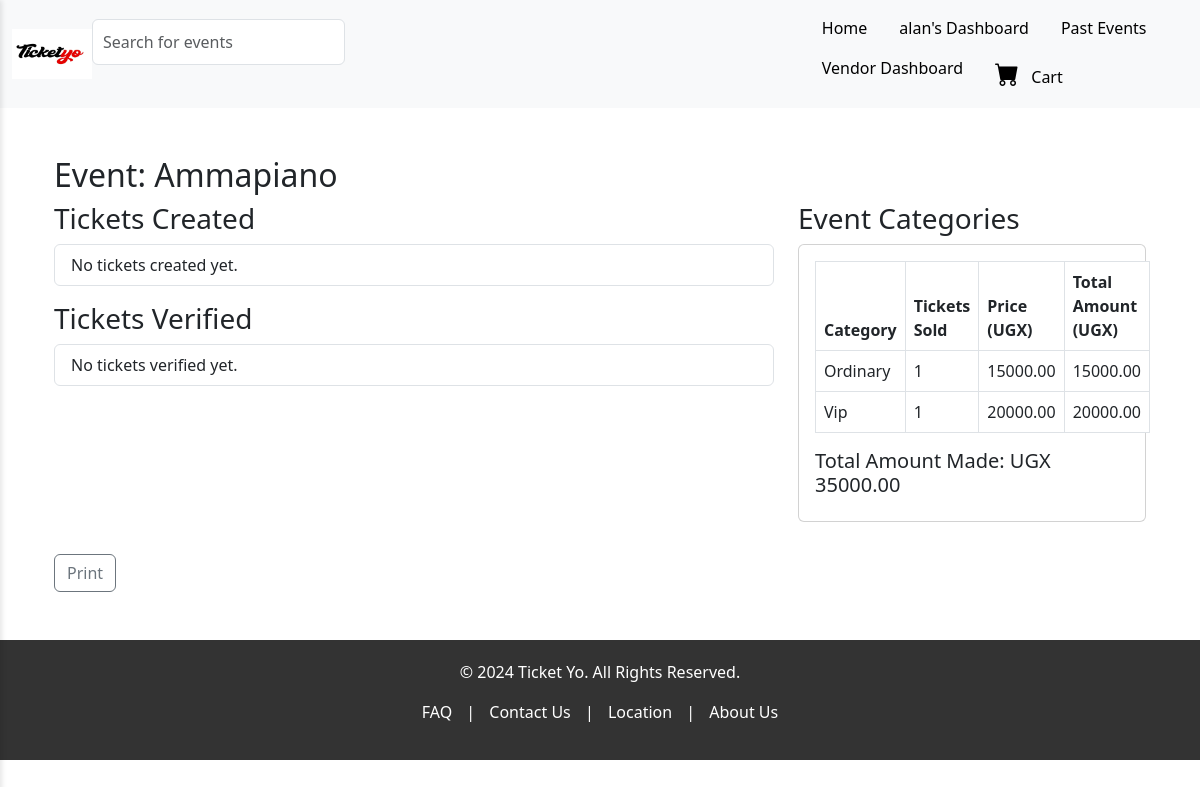
Page /pos/event_detail/3/ (signed in) on the committed database.
### accounts/models.py (models this page shows, shortened)
class User(AbstractBaseUser, PermissionsMixin):
    username = models.CharField(max_length=30, unique=True)
    email = models.EmailField(unique=True)
    first_name = models.CharField(max_length=30)
    last_name = models.CharField(max_length=30)
    storename = models.CharField(max_length=50, blank=True, null=True)  # Vendor only
    store_phone = models.CharField(max_length=15, blank=True, null=True)  # Vendor only
    assigned_events = models.ManyToManyField('events.Event', related_name='assigned_agents', blank=True)  # POSAgent only
    is_verified = models.BooleanField(default=False)  # Customer-specific
    verification_code = models.CharField(max_length=6, blank=True, null=True)
    verification_code_created_at = models.DateTimeField(null=True, blank=True)
    is_superuser = models.BooleanField(default=False)
    is_staff = models.BooleanField(default=False)
    is_vendor = models.BooleanField(default=False)
    is_customer = models.BooleanField(default=False)
    is_posagent = models.BooleanField(default=False)
    is_active = models.BooleanField(default=True)
    objects = UserManager()
    USERNAME_FIELD = 'username'
    REQUIRED_FIELDS = ['email', 'first_name', 'last_name']

### events/models.py (models this page shows, shortened)
class Event(models.Model):
    STATUS_CHOICES = [
        ('pending', 'Pending'),
        ('approved', 'Approved'),
        ('rejected', 'Rejected'),
    ]
    user = models.ForeignKey(settings.AUTH_USER_MODEL, on_delete=models.CASCADE, related_name='events')
    poster = models.ImageField(upload_to='event_posters/')
    title = models.CharField(max_length=200)
    description = models.TextField()
    category = models.CharField(max_length=100)
    start_date = models.DateTimeField()
    end_date = models.DateTimeField(null=True, blank=True)
    venue_name = models.CharField(max_length=100)
    regular_price = models.DecimalField(max_digits=10, decimal_places=2)
    sale_price = models.DecimalField(max_digits=10, decimal_places=2, null=True, blank=True)
    tickets_available = models.PositiveIntegerField(null=True, blank=True)
    tickets_sold = models.PositiveIntegerField(default=0)
    status = models.CharField(max_length=10, choices=STATUS_CHOICES, default='pending')
    adminaction = models.ForeignKey(settings.AUTH_USER_MODEL, on_delete=models.SET_NULL, null=True, blank=True, editable=False)

class TicketCategory(models.Model):
    event = models.ForeignKey(Event, on_delete=models.CASCADE, related_name='ticket_categories')  # Mandatory, linked to Event
    category_title = models.CharField(max_length=100)  # Required field
    category_price = models.DecimalField(max_digits=10, decimal_places=2)  # Required field
    category_tickets_available = models.PositiveIntegerField()  # Required field
    category_tickets_sold = models.PositiveIntegerField(default=0)  # New field to track tickets sold in this category

### pos/views.py (the view)
# urls.py: path('event_detail/<int:event_id>/', pos_event_detail, name='pos_event_detail'),
@login_required
def pos_event_detail(request, event_id):
    event = Event.objects.get(id=event_id)
    tickets_created = []
    tickets_verified = []
    event_categories = event.ticket_categories.all()
    total_amount = 0
    for category in event_categories:
        category.total_amount = category.category_tickets_sold * category.category_price
        total_amount += category.total_amount
    context = {
        'event': event,
        'tickets_created': tickets_created,
        'tickets_verified': tickets_verified,
        'event_categories': event_categories,
        'total_amount': total_amount,
    }
    return render(request, 'pos/event_detail.html', context)

### templates/pos/event_detail.html (shortened to what this page needs)
{% extends 'frontend/base.html' %}
{% block content %}
<div class="container mt-5">
    <h2>Event: {{ event.title }}</h2>
    <div class="row">
        <div class="col-md-8">
            <h3>Tickets Created</h3>
            <ul class="list-group mb-3">
                {% for ticket in tickets_created %}
                <li class="list-group-item">{{ ticket }}</li>
                {% empty %}
                <li class="list-group-item">No tickets created yet.</li>
                {% endfor %}
            </ul>
            <h3>Tickets Verified</h3>
            <ul class="list-group">
                {% for ticket in tickets_verified %}
                <li class="list-group-item">{{ ticket }}</li>
                {% empty %}
                <li class="list-group-item">No tickets verified yet.</li>
                {% endfor %}
            </ul>
        </div>
        <div class="col-md-4">
            <h3>Event Categories</h3>
            <div class="card mb-3">
                <div class="card-body">
                    <table class="table table-bordered table-hover">
                        <thead class="thead-light">
                            <tr>
                                <th>Category</th>
                                <th>Tickets Sold</th>
                                <th>Price (UGX)</th>
                                <th>Total Amount (UGX)</th>
                            </tr>
                        </thead>
                        <tbody>
                            {% for category in event_categories %}
                            <tr>
                                <td>{{ category.category_title }}</td>
                                <td>{{ category.category_tickets_sold }}</td>
                                <td>{{ category.category_price }}</td>
                                <td>{{ category.total_amount }}</td>
                            </tr>
                            {% empty %}
                            <tr>
                                <td colspan="4" class="text-center">No categories available.</td>
                            </tr>
                            {% endfor %}
                        </tbody>
                    </table>
                    <h5>Total Amount Made: UGX {{ total_amount }}</h5>
                </div>
            </div>
        </div>
    </div>
    <a href="#" class="btn btn-outline-secondary mt-3" onclick="printPage()">Print</a>
</div>
{% endblock %}

### templates/frontend/base.html (shortened to what this page needs)
<!DOCTYPE html>
<html lang="en">
<head>
    {% load static %}
    <link href="{% static 'frontend/base.css' %}" rel="stylesheet">
    <link href="https://cdn.jsdelivr.net/npm/bootstrap@5.3.0/dist/css/bootstrap.min.css" rel="stylesheet">
    <link href="https://cdn.jsdelivr.net/npm/bootstrap-icons@1.10.5/font/bootstrap-icons.css" rel="stylesheet">
    <link rel="stylesheet" href="https://cdnjs.cloudflare.com/ajax/libs/font-awesome/6.0.0-beta3/css/all.min.css">
</head>
<body>
    <nav class="navbar navbar-expand-lg d-none d-lg-flex sticky-top bg-light">
        <div class="container-fluid">
            <div class="d-flex align-items-center">
                <div class="logo">
                    <img src="{% static 'frontend/logo.jpg' %}" alt="Logo" style="height: 50px; width: 80px;">
                </div>
            </div>
            <div class="search-bar-container">
                <form method="get" action="{% url 'all_events' %}" id="search-form">
                    <div class="input-group mb-4">
                        <input type="text" name="q" value="{{ query }}" class="form-control" id="search-input"
                            placeholder="Search for events">
                    </div>
                </form>
            </div>
            <ul class="nav ms-auto">
                <li class="nav-item">
                    <a href="{% url 'homepage' %}" class="nav-link text-black">Home</a>
                </li>
                {% if user.is_authenticated %}
                <li class="nav-item">
                    <a href="{% url 'all_events' %}" class="nav-link text-black">{{ user.username }}'s Dashboard</a>
                </li>
                {% else %}
                <li class="nav-item">
                    <a href="{% url 'all_events' %}" class="nav-link text-black">All Events</a>
                </li>
                {% endif %}
                <li class="nav-item">
                    <a href="{% url 'past_events' %}" class="nav-link text-black">Past Events</a>
                </li>
                {% if user.is_authenticated and user.is_vendor %}
                <li class="nav-item">
                    <a href="{% url 'dashboard' %}" class="nav-link text-black">Vendor Dashboard</a>
                </li>
                {% endif %}
                <li class="nav-item">
                    <a href="{% url 'view_cart' %}" class="nav-link text-black">
                        <i class="bi bi-cart-fill fs-4 me-2"></i> Cart</a>
                </li>
            </ul>
        </div>
    </nav>
    <div class="container main-content">
        {% block content %}{% endblock %}
    </div>
    <footer class="footer mt-5">
        <p>&copy; 2024 Ticket Yo. All Rights Reserved.</p>
        <p>
            <a href="#">FAQ</a> |
            <a href="#">Contact Us</a> |
            <a href="#">Location</a> |
            <a href="#">About Us</a>
        </p>
    </footer>
</body>
</html>

### static/frontend/base.css (style rules this page uses)
body { font-family: 'Roboto', sans-serif; margin: 0; padding: 0; }
.nav-link { padding: 10px 15px; color: black; text-decoration: none; font-size: 1rem; display: block; transition: background-color 0.3s ease, color 0.3s ease; }
.main-content { margin-left: 0; }
.footer { background-color: #333; color: white; padding: 20px 0; text-align: center; }
.footer a { color: white; text-decoration: none; margin: 0 10px; }
.search-bar-container { display: flex; width: 100%; }
.input-group { display: flex; align-items: center; width: 100%; }
#search-input { width: 100%; padding: 10px; font-size: 1rem; }
.btn-outline-secondary { background-color: transparent; border: none; padding: 0 10px; cursor: pointer; font-size: 1.2rem; }

### rows in the picture
User: username "alan"
Event: title "Ammapiano"
TicketCategory: category_title "Ordinary", category_tickets_sold "1", category_price "15000.00", total_amount "15000.00"
TicketCategory: category_title "Vip", category_tickets_sold "1", category_price "20000.00", total_amount "20000.00"

### other values in the picture
{{ total_amount }} "35000.00"
